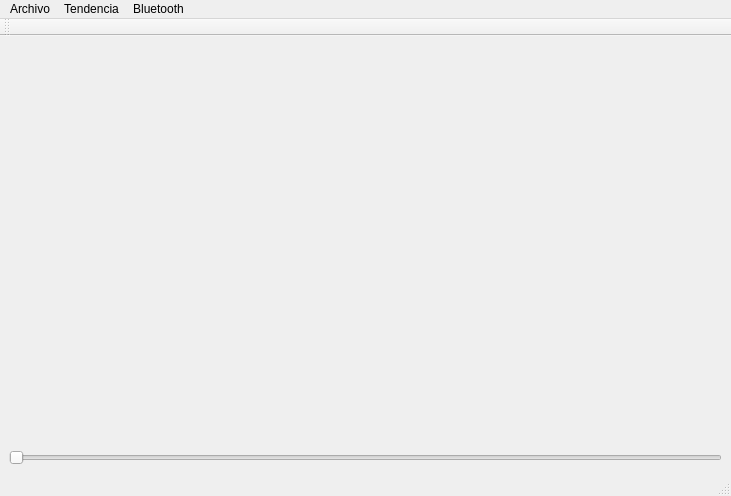
<?xml version="1.0" encoding="UTF-8"?>
<ui version="4.0">
 <class>MainWindow</class>
 <widget class="QMainWindow" name="MainWindow">
  <property name="geometry">
   <rect>
    <x>0</x>
    <y>0</y>
    <width>731</width>
    <height>496</height>
   </rect>
  </property>
  <property name="windowTitle">
   <string>MainWindow</string>
  </property>
  <widget class="QWidget" name="centralwidget">
   <layout class="QGridLayout" name="gridLayout_2">
    <item row="0" column="0">
     <layout class="QGridLayout" name="gridLayout">
      <item row="0" column="0">
       <widget class="QCustomPlot" name="ploter" native="true"/>
      </item>
      <item row="1" column="0">
       <widget class="QSlider" name="horizontalSlider">
        <property name="orientation">
         <enum>Qt::Horizontal</enum>
        </property>
       </widget>
      </item>
     </layout>
    </item>
   </layout>
  </widget>
  <widget class="QMenuBar" name="menubar">
   <property name="geometry">
    <rect>
     <x>0</x>
     <y>0</y>
     <width>731</width>
     <height>20</height>
    </rect>
   </property>
   <widget class="QMenu" name="menuArchivo">
    <property name="title">
     <string>Archivo</string>
    </property>
    <addaction name="actionGuardar"/>
    <addaction name="actionSalir"/>
   </widget>
   <widget class="QMenu" name="menuTendencia">
    <property name="title">
     <string>Tendencia</string>
    </property>
    <addaction name="actionIniciar"/>
    <addaction name="actionParar"/>
    <addaction name="actionReiniciar"/>
   </widget>
   <widget class="QMenu" name="menuBluetoot">
    <property name="title">
     <string>Bluetooth</string>
    </property>
    <addaction name="actionConectar"/>
    <addaction name="actionDesconectar"/>
   </widget>
   <addaction name="menuArchivo"/>
   <addaction name="menuTendencia"/>
   <addaction name="menuBluetoot"/>
  </widget>
  <widget class="QStatusBar" name="statusbar"/>
  <widget class="QToolBar" name="toolBar">
   <property name="windowTitle">
    <string>toolBar</string>
   </property>
   <attribute name="toolBarArea">
    <enum>TopToolBarArea</enum>
   </attribute>
   <attribute name="toolBarBreak">
    <bool>false</bool>
   </attribute>
  </widget>
  <action name="actionGuardar">
   <property name="text">
    <string>Guardar</string>
   </property>
  </action>
  <action name="actionSalir">
   <property name="text">
    <string>Salir</string>
   </property>
  </action>
  <action name="actionIniciar">
   <property name="text">
    <string>Continuar</string>
   </property>
  </action>
  <action name="actionParar">
   <property name="text">
    <string>Pausar</string>
   </property>
  </action>
  <action name="actionConectar">
   <property name="text">
    <string>Conectar</string>
   </property>
  </action>
  <action name="actionDesconectar">
   <property name="text">
    <string>Desconectar</string>
   </property>
  </action>
  <action name="actionReiniciar">
   <property name="text">
    <string>Reiniciar</string>
   </property>
  </action>
 </widget>
 <customwidgets>
  <customwidget>
   <class>QCustomPlot</class>
   <extends>QWidget</extends>
   <header>qcustomplot.h</header>
   <container>1</container>
  </customwidget>
 </customwidgets>
 <resources/>
 <connections/>
</ui>
